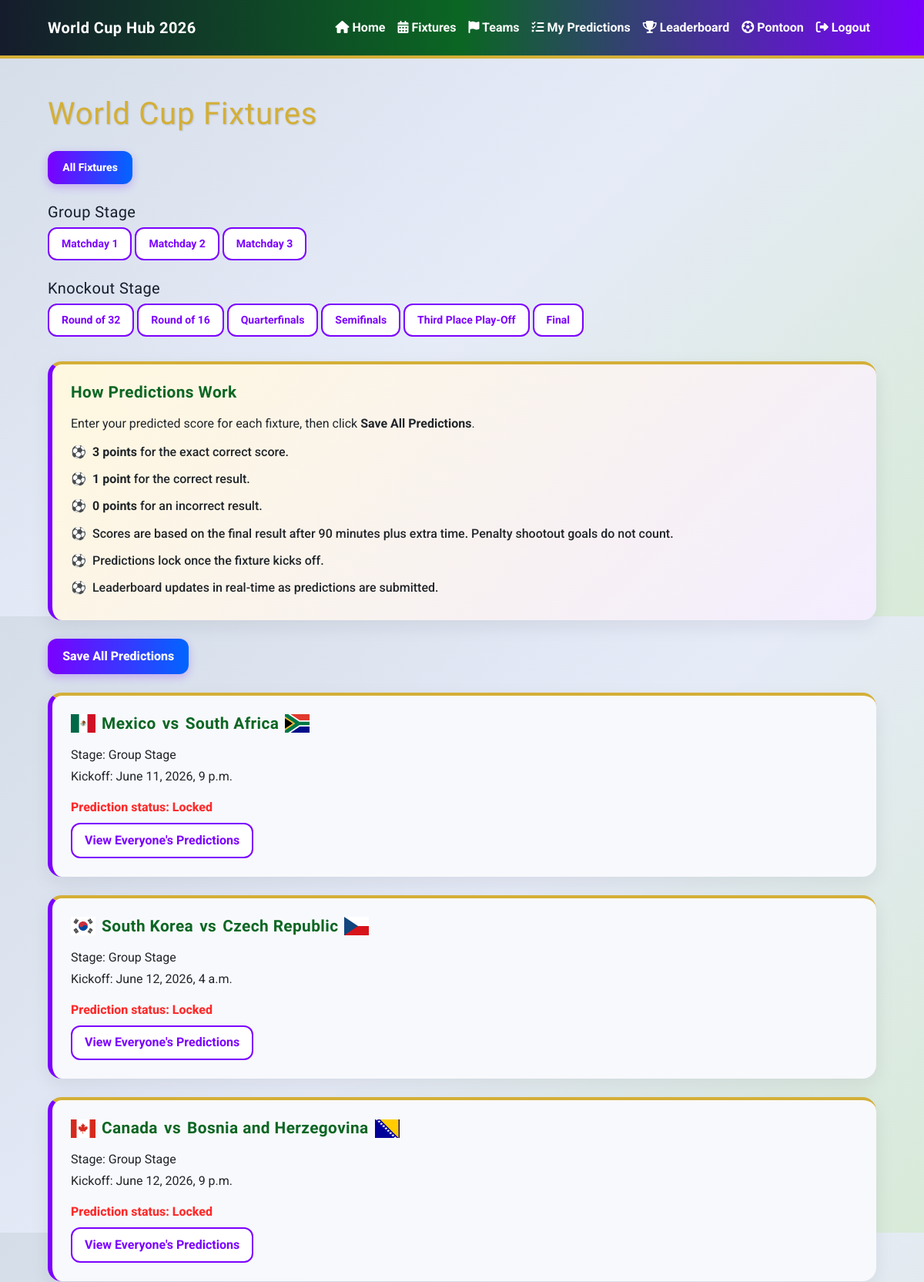
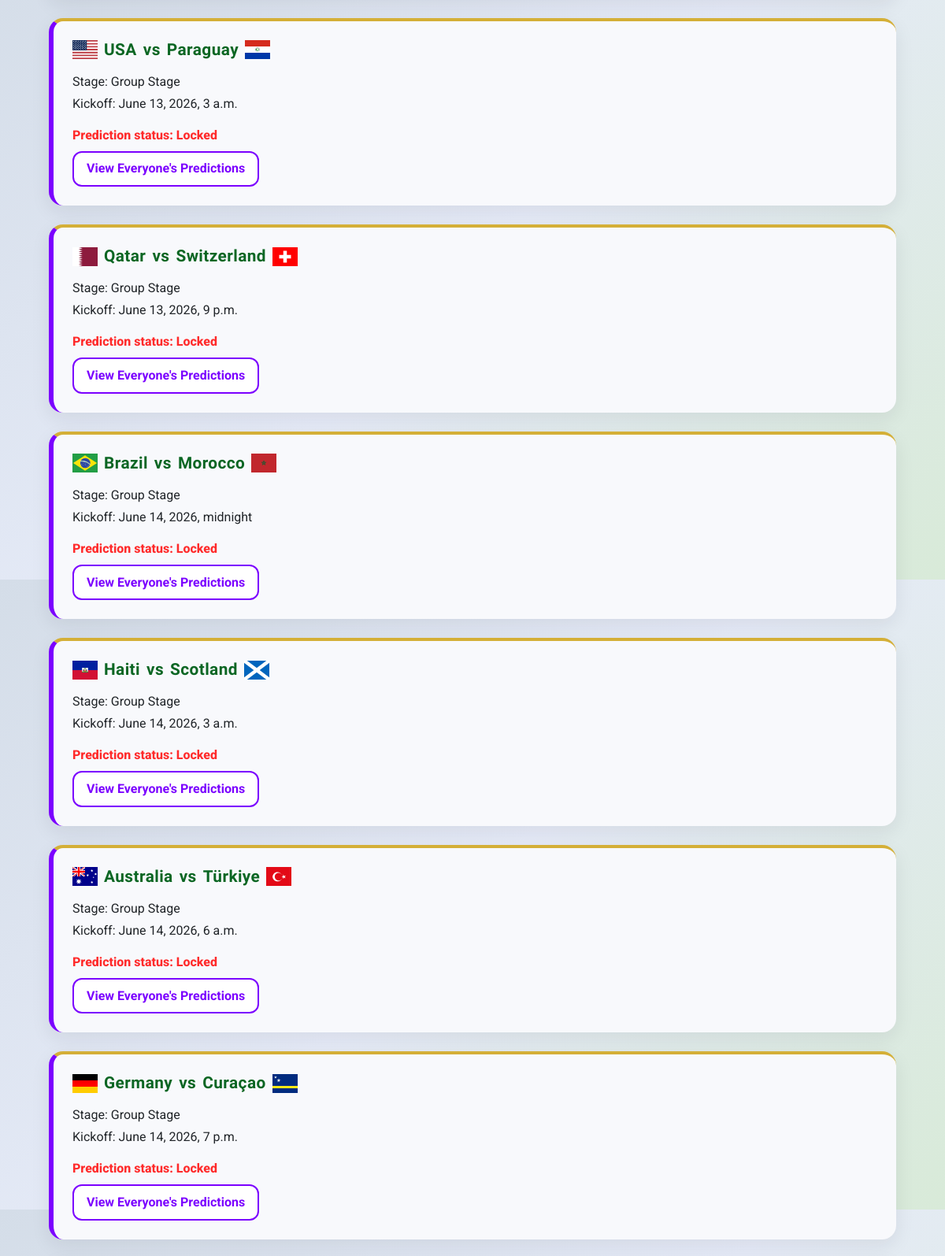
/fixtures/ (signed in, upper part), run on the app's committed database (2 pictures, top to bottom).
### predictor/models.py (models this page shows, shortened)
class Fixture(models.Model):
    STAGE_CHOICES = [
        ('Group Stage', 'Group Stage'),
        ('Round of 32', 'Round of 32'),
        ('Round of 16', 'Round of 16'),
        ('Quarterfinals', 'Quarterfinals'),
        ('Semifinals', 'Semifinals'),
        ("Third Place", "Third Place Play-Off"),
        ("Final", "Final")
    ]
    home_team = models.ForeignKey(
        Team,
        on_delete=models.CASCADE,
        related_name='home_fixtures'
    )
    away_team = models.ForeignKey(
        Team,
        on_delete=models.CASCADE,
        related_name='away_fixtures'
    )
    stadium = models.ForeignKey(
        Stadium,
        on_delete=models.SET_NULL,
        related_name='fixtures',
        null=True,
        blank=True
    )
    stage = models.CharField(max_length=20, choices=STAGE_CHOICES)
    matchday = models.PositiveIntegerField(
        blank=True,
        null=True
    )
    kickoff_time = models.DateTimeField()
    home_team_score = models.PositiveIntegerField(blank=True, null=True)
    away_team_score = models.PositiveIntegerField(blank=True, null=True)
    class Meta:
        ordering = ['kickoff_time']
    def predictions_locked(self):
        lock_time = self.kickoff_time + timedelta(minutes=1)
        return timezone.now() >= lock_time

class Team(models.Model):
    GROUP_CHOICES = [
        ('A', 'Group A'),
        ('B', 'Group B'),
        ('C', 'Group C'),
        ('D', 'Group D'),
        ('E', 'Group E'),
        ('F', 'Group F'),
        ('G', 'Group G'),
        ('H', 'Group H'),
        ('I', 'Group I'),
        ('J', 'Group J'),
        ('K', 'Group K'),
        ('L', 'Group L'),
    ]
    name = models.CharField(max_length=100)
    group = models.CharField(max_length=1, choices=GROUP_CHOICES)
    manager = models.CharField(max_length=100, blank=True, null=True)
    captain = models.CharField(max_length=100, blank=True, null=True)
    best_world_cup_finish = models.CharField(max_length=100, blank=True, null=True)
    best_world_cup_year = models.CharField(max_length=100, blank=True, null=True)
    def __str__(self):
        return self.name

### predictor/views.py (the view)
# urls.py: path("fixtures/", views.fixture_list, name="fixtures"),
@login_required
def fixture_list(request, stage=None, matchday=None):
    stages = Fixture.STAGE_CHOICES
    if matchday:
        fixtures = Fixture.objects.filter(
            stage="Group Stage",
            matchday=matchday
        )
        selected_stage = "Group Stage"
        selected_matchday = matchday
    elif stage:
        fixtures = Fixture.objects.filter(stage=stage)
        selected_stage = stage
        selected_matchday = None
    else:
        fixtures = Fixture.objects.all()
        selected_stage = "all"
        selected_matchday = None
    predictions = Prediction.objects.filter(user=request.user)
    prediction_map = {}
    for prediction in predictions:
        prediction_map[prediction.fixture.id] = prediction
    for fixture in fixtures:
        fixture.user_prediction = prediction_map.get(fixture.id)
    context = {
        "fixtures": fixtures,
        "stages": stages,
        "selected_stage": selected_stage,
        "selected_matchday": selected_matchday,
    }
    return render(request, "predictor/fixture_list.html", context)

### predictor/templates/predictor/fixture_list.html (shortened to what this page needs)
{% extends "base.html" %} {% load static %} {% block title %} Fixtures | World Cup Hub 2026 {% endblock %} {% block content %}
<section class="container py-5">
  <h1 class="mb-4">World Cup Fixtures</h1>
  <div class="mb-4">
    <a href="{% url 'fixtures' %}" class="btn btn-sm mb-2 {% if selected_stage == 'all' %}wc-btn-primary{% else %}btn-outline-primary{% endif %}"> All Fixtures </a>
    <h2 class="h5 mt-3">Group Stage</h2>
    <a href="{% url 'fixtures_by_matchday' 1 %}" class="btn btn-sm mb-2 {% if selected_matchday == 1 %}wc-btn-primary{% else %}btn-outline-primary{% endif %}"> Matchday 1 </a>
    <a href="{% url 'fixtures_by_matchday' 2 %}" class="btn btn-sm mb-2 {% if selected_matchday == 2 %}wc-btn-primary{% else %}btn-outline-primary{% endif %}"> Matchday 2 </a>
    <a href="{% url 'fixtures_by_matchday' 3 %}" class="btn btn-sm mb-2 {% if selected_matchday == 3 %}wc-btn-primary{% else %}btn-outline-primary{% endif %}"> Matchday 3 </a>
    <h2 class="h5 mt-3">Knockout Stage</h2>
    {% for stage_value, stage_label in stages %} {% if stage_value != "Group Stage" %}
    <a href="{% url 'fixtures_by_stage' stage_value %}" class="btn btn-sm mb-2 {% if selected_stage == stage_value %}wc-btn-primary{% else %}btn-outline-primary{% endif %}"> {{ stage_label }} </a>
    {% endif %} {% endfor %}
  </div>
  <div class="card mb-4 fixture-help-card">
    <div class="card-body">
      <h2 class="h5">How Predictions Work</h2>
      <p class="mb-2">
        Enter your predicted score for each fixture, then click
        <strong>Save All Predictions</strong>.
      </p>
      <ul class="instruction-list mb-0">
        <li><strong>3 points</strong> for the exact correct score.</li>
        <li><strong>1 point</strong> for the correct result.</li>
        <li><strong>0 points</strong> for an incorrect result.</li>
        <li>Scores are based on the final result after 90 minutes plus extra time. Penalty shootout goals do not count.</li>
        <li>Predictions lock once the fixture kicks off.</li>
        <li>Leaderboard updates in real-time as predictions are submitted.</li>
      </ul>
    </div>
  </div>
  <form method="POST" action="{% url 'save_all_predictions' %}">
    <button type="submit" class="wc-btn-primary mb-4">Save All Predictions</button>
    <div class="row">
      {% for fixture in fixtures %}
      <div class="col-12 mb-4" id="fixture-{{ fixture.id }}">
        <div class="card shadow-sm">
          <div class="card-body">
            <h2 class="h5 d-flex align-items-center flex-wrap gap-2">
              <img src="{% static 'images/flags/' %}{{ fixture.home_team.name|slugify }}.svg" alt="{{ fixture.home_team.name }} flag" width="32" />
              <span>{{ fixture.home_team }}</span>
              <span>vs</span>
              <span>{{ fixture.away_team }}</span>
              <img src="{% static 'images/flags/' %}{{ fixture.away_team.name|slugify }}.svg" alt="{{ fixture.away_team.name }} flag" width="32" />
            </h2>
            <p class="mb-1">Stage: {{ fixture.get_stage_display }}</p>
            <p class="mb-0">Kickoff: {{ fixture.kickoff_time }}</p>
            {% if fixture.predictions_locked %}
            <p class="text-danger mt-3 mb-0">Prediction status: Locked</p>
            <a href="{% url 'fixture_predictions' fixture.id %}" class="wc-btn-outline mt-2"> View Everyone's Predictions </a>
            {% endif %}
          </div>
        </div>
      </div>
      {% empty %}
      <p>No fixtures available.</p>
      {% endfor %}
    </div>
  </form>
</section>
{% endblock %}

### static/css/style.css (style rules this page uses)
:root { --wc-purple: #7b00ff; --wc-blue: #0066ff; --wc-red: #ff2b2b; --wc-green: #00843d; --wc-pitch-green: #0b6623; --wc-gold: #d4af37; --wc-gold-light: #f5d76e; --wc-dark: #151c2c; --wc-light: #eef1ff; --wc-card: #f8f9fc; --wc-white: #ffffff; }
body { background: linear-gradient( 135deg, #d4dde8 0%, #e6ebf8 50%, #d8ead8 100% ); color: var(--wc-dark); font-family: "Roboto", Arial, sans-serif; }
.container { max-width: 1100px; }
h1, h2, h3, h4, h5, .navbar-brand { font-family: "Oswald", sans-serif; letter-spacing: 0.02em; }
h1 { color: var(--wc-gold); text-shadow: 1px 1px 2px rgba(0, 0, 0, 0.15); }
h2, h3, h4, h5 { color: var(--wc-dark); }
.fixture-help-card h2, .pontoon-team-panel h2, .card h2.h5 { color: var(--wc-pitch-green); font-size: 1.3rem; font-weight: 700; margin-bottom: 1rem; }
.card { background: var(--wc-card); border: none; border-top: 4px solid var(--wc-gold); border-radius: 18px; box-shadow: 0 8px 24px rgba(21, 28, 44, 0.08) !important; }
.card-body { padding: 1.5rem; }
.btn-primary, .btn-success, .wc-btn-primary { background: linear-gradient( 90deg, var(--wc-purple), var(--wc-blue) ) !important; border: none !important; border-radius: 12px; box-shadow: 0 4px 12px rgba(123, 0, 255, 0.25); color: var(--wc-white) !important; font-weight: 800; padding: 0.7rem 1.2rem; transition: all 0.3s ease; }
.wc-btn-outline, .btn-outline-primary { background: var(--wc-white); border: 2px solid var(--wc-purple); border-radius: 12px; color: var(--wc-purple); display: inline-block; font-weight: 700; padding: 0.55rem 1rem; text-decoration: none; transition: all 0.3s ease; }
.fixture-help-card { background: linear-gradient( 135deg, #fff8df, #f3edff ); border-left: 6px solid var(--wc-purple) !important; border-radius: 18px; }
.fixture-card, .card.shadow-sm { border-left: 6px solid var(--wc-purple); }
.text-danger { color: var(--wc-red) !important; font-weight: 800; }
.instruction-list { list-style: none; margin-bottom: 0; padding-left: 0; }
.instruction-list li { font-weight: 500; padding: 0.35rem 0; }
.instruction-list li::before { content: "⚽"; margin-right: 0.5rem; }

### data on the page
Fixture: shows a picture, home_team "Mexico", away_team "South Africa", stage "Group Stage", kickoff_time "June 11, 2026, 9 p.m.", shows "Prediction status: Locked"
Fixture: shows a picture, home_team "South Korea", away_team "Czech Republic", stage "Group Stage", kickoff_time "June 12, 2026, 4 a.m.", shows "Prediction status: Locked"
Fixture: shows a picture, home_team "Canada", away_team "Bosnia and Herzegovina", stage "Group Stage", kickoff_time "June 12, 2026, 9 p.m.", shows "Prediction status: Locked"
Fixture: shows a picture, home_team "USA", away_team "Paraguay", stage "Group Stage", kickoff_time "June 13, 2026, 3 a.m.", shows "Prediction status: Locked"
Fixture: shows a picture, home_team "Qatar", away_team "Switzerland", stage "Group Stage", kickoff_time "June 13, 2026, 9 p.m.", shows "Prediction status: Locked"
Fixture: shows a picture, home_team "Brazil", away_team "Morocco", stage "Group Stage", kickoff_time "June 14, 2026, midnight", shows "Prediction status: Locked"
Fixture: shows a picture, home_team "Haiti", away_team "Scotland", stage "Group Stage", kickoff_time "June 14, 2026, 3 a.m.", shows "Prediction status: Locked"
Fixture: shows a picture, home_team "Australia", away_team "Türkiye", stage "Group Stage", kickoff_time "June 14, 2026, 6 a.m.", shows "Prediction status: Locked"
Fixture: shows a picture, home_team "Germany", away_team "Curaçao", stage "Group Stage", kickoff_time "June 14, 2026, 7 p.m.", shows "Prediction status: Locked"

### other printed values
{{ stage_label }} "Round of 32" "Round of 16" "Quarterfinals" "Semifinals" "Third Place Play-Off" "Final"
